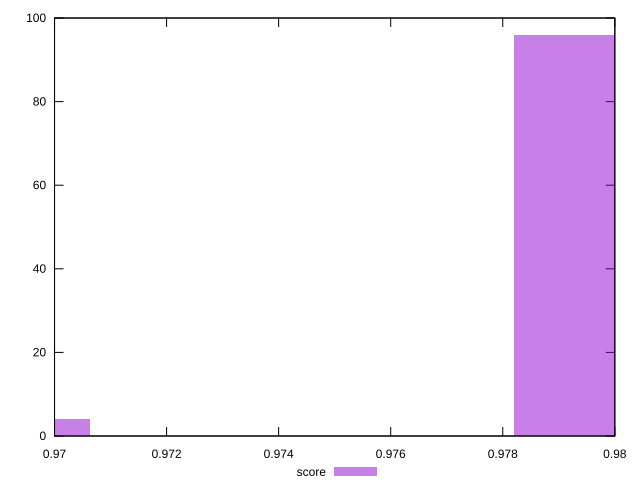

Reproduce this figure in gnuplot.
reset

$score <<EOF
0.9794712831783557 96
0.9693736410837335 4
EOF

set key outside below
set boxwidth 0.002524410523655556
set xrange [0.97:0.98]
set yrange [0:100]
set trange [0:100]
set style fill transparent solid 0.5 noborder
set terminal svg size 640, 490 enhanced background rgb 'white'
set output "reports/report_00031_2021-02-24T23-18-18.084Z/largest-contentful-paint/samples/card/score/histogram.svg"

plot $score title "score" with boxes

reset
